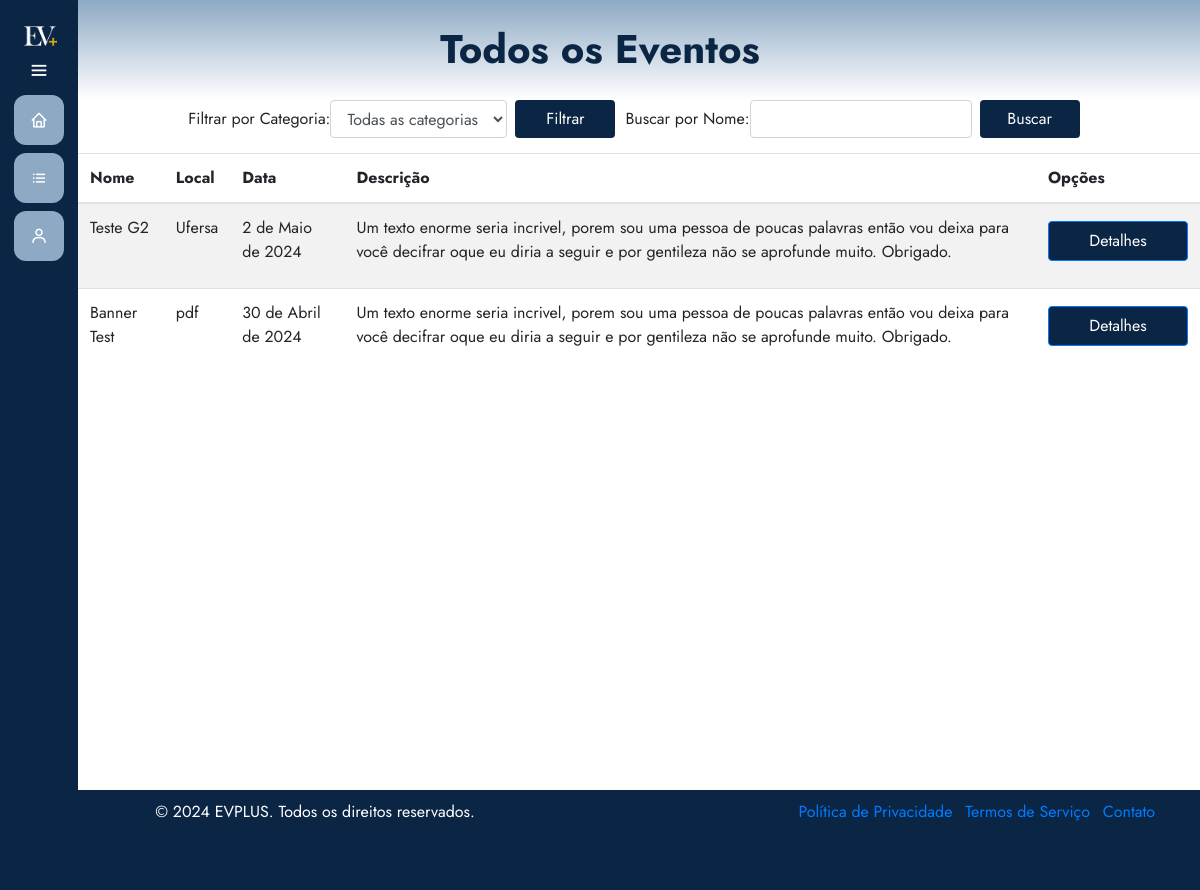
The page /eventos/todos-eventos/ on the database as committed earlier.
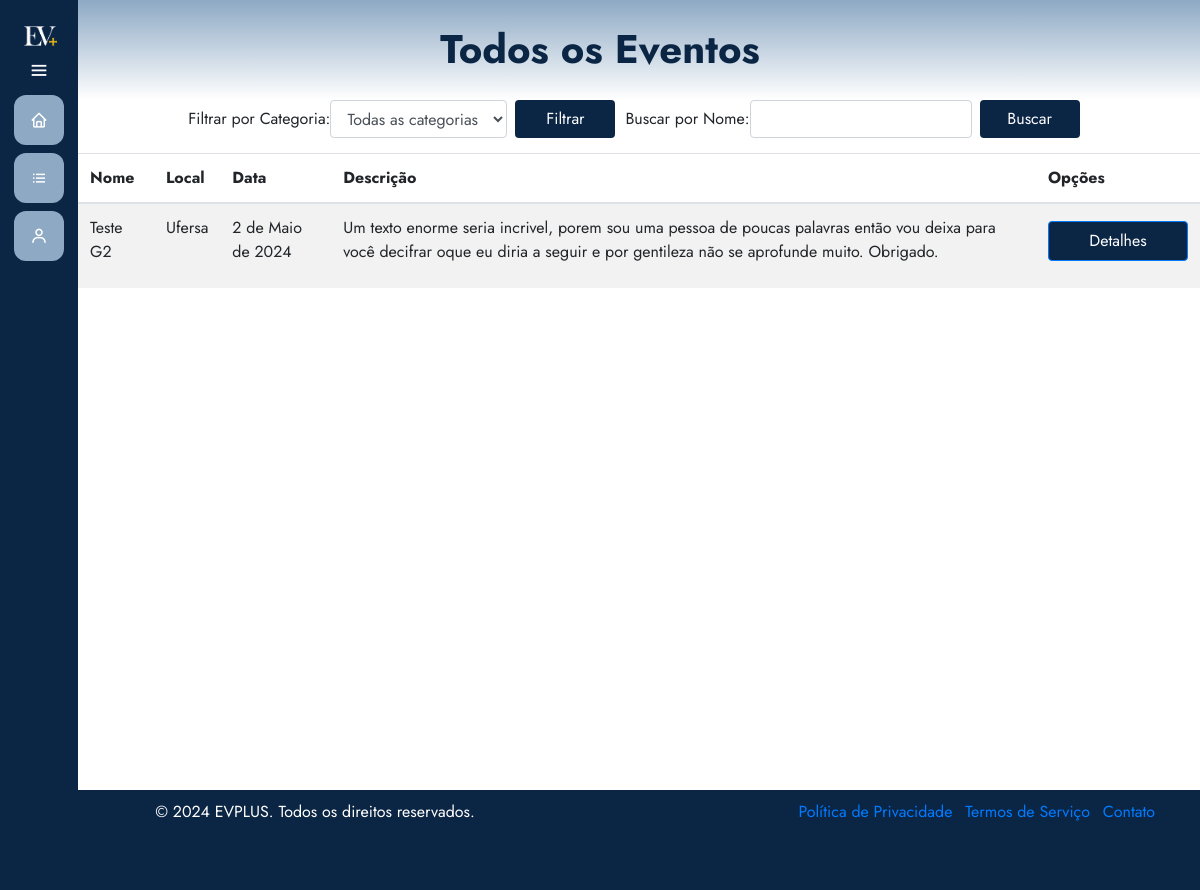
The same page on the database as committed later.
### eventos/models.py (models this page shows, shortened)
class Evento(models.Model):
    user = models.ForeignKey(User, on_delete=models.CASCADE)
    clients = models.ManyToManyField(User, through='Inscricao', related_name='eventos')
    name = models.CharField(max_length=100)
    description = models.TextField()
    local = models.CharField(max_length=100)
    date = models.DateField()
    time = models.TimeField()
    category = models.CharField(max_length=100)
    banner = models.ImageField(null=True, blank=True, upload_to='banners/')
    limite_inscricoes = models.PositiveIntegerField(null=True, blank=True, verbose_name="Limite de Inscrições")
    finalizado = models.BooleanField(default=False)
    certificados = models.ManyToManyField(User, through='Certificado', related_name='eventos_certificados')

### eventos/views.py (the view)
# urls.py: path('todos-eventos/', views.listarTodosEventos, name='todos_eventos'),
def listarTodosEventos(request):
    exibir_sidebar = True
    categoria = request.GET.get('categoria')
    nome = request.GET.get('nome')
    eventosDisponiveis = Evento.objects.filter(finalizado=False)
    if categoria:
        eventosDisponiveis = eventosDisponiveis.filter(category=categoria)
    if nome:
        eventosDisponiveis = eventosDisponiveis.filter(name__icontains=nome)
    return render(request, 'todosEventos.html', {'eventos': eventosDisponiveis, 'exibir_sidebar': exibir_sidebar})

### eventos/templates/todosEventos.html (shortened to what this page needs)
{% extends 'base.html' %}
{% load static %}
{% block 'head' %}
    <link rel="stylesheet" href="{% static 'eventos/css/todosEventos.css' %}">
{% endblock %}
{% block 'dashboard' %}
    <div class="container">
        <div class="row">
            <div class="col-md-12">
                <form method="GET" action="{% url 'eventos:todos_eventos' %}" class="form-inline">
                    <div class="form-group mr-2">
                        <label for="categoria">Filtrar por Categoria:</label>
                        <select class="form-control" id="categoria" name="categoria">
                            <option value="">Todas as categorias</option>
                        </select>
                    </div>
                    <button type="submit" class="btn btn-filter">Filtrar</button>
                    <div class="form-group">
                        <label for="nome">Buscar por Nome:</label>
                        <input type="text" class="form-control mr-2" id="nome" name="nome">
                    </div>
                    <button type="submit" class="btn btn-filter">Buscar</button>
                </form>
            </div>
        <div class="row">
            <div class="col-md-12">
                <div class="panel panel-default">
                    <div class="panel-body">
                        <div class="table-responsive">
                            <table class="table table-striped">
                                <thead>
                                    <tr>
                                        <th>Nome</th>
                                        <th>Local</th>
                                        <th>Data</th>
                                        <th>Descrição</th>
                                        <th>Opções</th>
                                    </tr>
                                </thead>
                                <tbody>
                                    {% for evento in eventos %}
                                        <tr>
                                            <td>{{ evento.name }}</td>
                                            <td>{{ evento.local }}</td>
                                            <td>{{ evento.date }}</td>
                                            <td>{{ evento.description }}</td>
                                            <td>
                                                <a href="{% url 'eventos:detalhes_evento' evento.id %}" class="btn btn-primary">Detalhes</a>
                                            </td>
                                        </tr>
                                    {% endfor %}
                                </tbody>
                            </table>
                        </div>
                    </div>
                </div>
            </div>
        </div>
    </div>
{% endblock %}

Rows that differ between the two databases and show on the page:
removed Evento: name "Banner Test", local "pdf", date "30 de Abril de 2024", description "Um texto enorme seria incrivel, porem sou uma pessoa de poucas palavras então vou deixa para você decifrar oque eu diria a seguir e por gentileza não se aprofunde muito. Obrigado."
